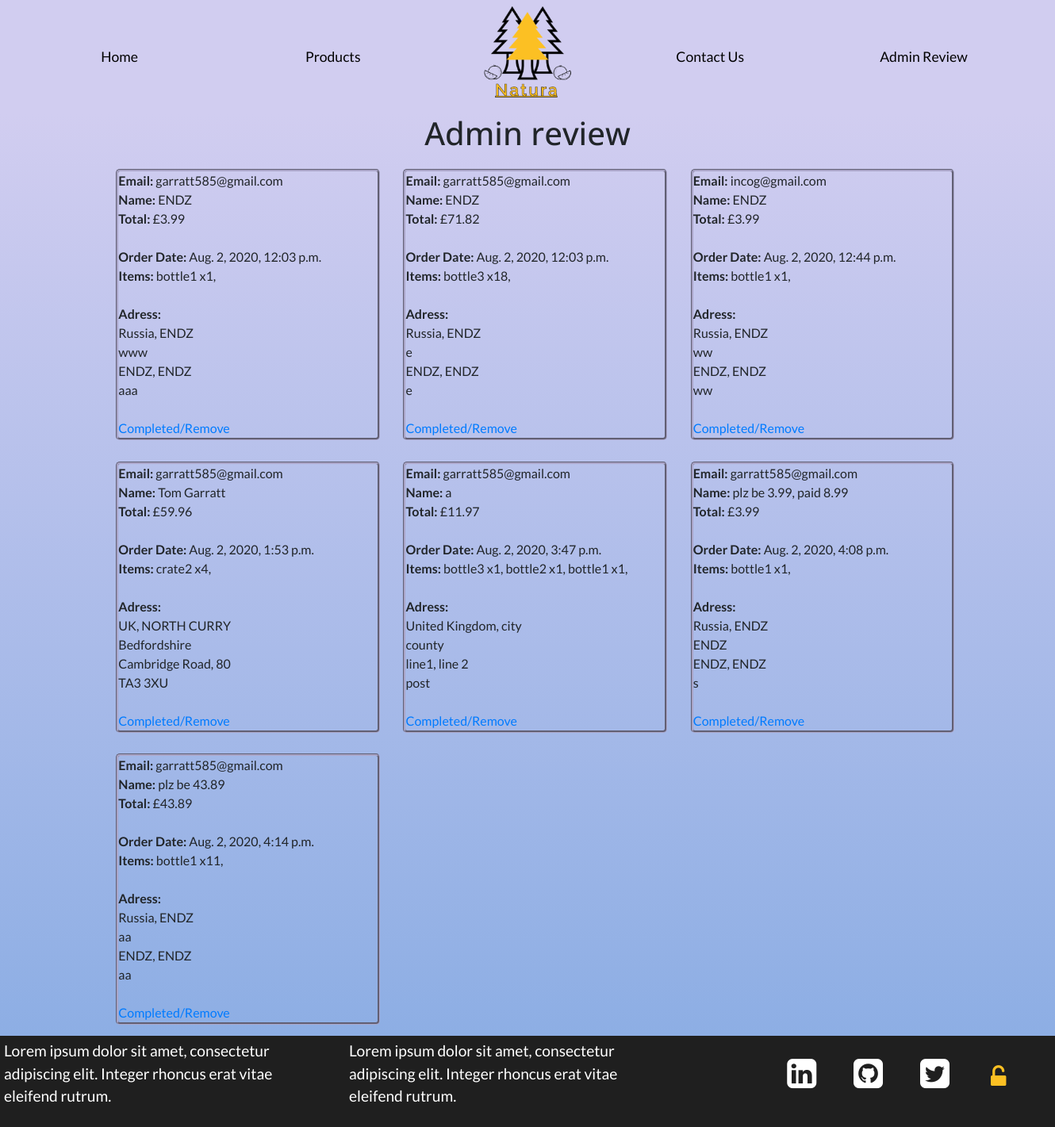
The page /admin_review (signed in) on the database its author committed.
### cart/models.py (models this page shows, shortened)
class CheckoutUserInfo(models.Model):
    user_email = models.EmailField(verbose_name='E-mail', max_length=30)
    user_name = models.CharField(verbose_name='Full name', max_length=60)
    user_country = models.CharField(verbose_name='Country', max_length=60)
    user_city = models.CharField(verbose_name='City', max_length=60)
    user_line1 = models.CharField(verbose_name='Address line 1', max_length=60)
    user_line2 = models.CharField(verbose_name='Address line 2', max_length=60)
    user_postcode = models.CharField(verbose_name='Postcode', max_length=60)
    user_countystate = models.CharField(verbose_name='County/State', max_length=60)
    user_price_total = models.DecimalField(max_digits=10, default=0, decimal_places=2)
    user_items = models.CharField(default="", max_length=1000)
    order_date = models.DateTimeField(
        blank=True, null=True, default=timezone.now)

### admin_review/views.py (the view)
# urls.py: path(r'admin_review', admin_review, name='admin_review'),
@staff_member_required(login_url='sign_in')
def admin_review(request):
    all_checkoutuserinfo = CheckoutUserInfo.objects.all()
    return render(request, "../templates/admin_review.html",
        {"all_checkoutuserinfo": all_checkoutuserinfo})

### templates/admin_review.html (shortened to what this page needs)
{%extends "base.html"%}
{%block heading%}
Admin review
{%endblock%}
{%block content%}
    <div class="order-list">
        {%for all_checkoutuserinfo in all_checkoutuserinfo%}
            <div class="order">
                <div>
                    <b>Email:  </b>{{all_checkoutuserinfo.user_email}}
                </div>
                <div>
                    <b>Name:  </b>{{all_checkoutuserinfo.user_name}}
                </div>
                <div>
                    <b>Total:  </b>£{{all_checkoutuserinfo.user_price_total}}
                </div>
                <br>
                <div>
                    <b>Order Date:  </b>{{all_checkoutuserinfo.order_date}}
                </div>
                <div>
                    <b>Items:  </b>{{all_checkoutuserinfo.user_items}}
                </div>
                <br>
                <div>
                    <div><b>Adress: </b></div>
                    <div>{{all_checkoutuserinfo.user_country}}, {{all_checkoutuserinfo.user_city}}</div>
                    <div>{{all_checkoutuserinfo.user_countystate}}</div>
                    <div>{{all_checkoutuserinfo.user_line1}}, {{all_checkoutuserinfo.user_line2}}</div>
                    <div>{{all_checkoutuserinfo.user_postcode}}</div>
                </div>
                <br>
                <div>
                    <a href="{% url 'infopk_delete' all_checkoutuserinfo.id %}">Completed/Remove</a>
                </div>
            </div>
        {%endfor%}
    </div>
{%endblock%}

### static/css/main.css (style rules this page uses)
body { font-family: 'Lato', sans-serif; height: 100% !important; }
.order { margin: 1%; border: rgb(169, 164, 199) 3px groove; border-radius: 5px; display: inline-block; width: 25%; }
.order-list { width: 100%; margin: auto; margin-left: 10%; margin-right: 9%; }

### rows shown on the page
CheckoutUserInfo: user_email "garratt585@gmail.com", user_name "ENDZ", user_price_total "3.99", order_date "Aug. 2, 2020, 12:03 p.m.", user_items "bottle1 x1,", user_country "Russia", user_city "ENDZ", user_countystate "www", user_line1 "ENDZ", user_line2 "ENDZ", user_postcode "aaa"
CheckoutUserInfo: user_email "garratt585@gmail.com", user_name "ENDZ", user_price_total "71.82", order_date "Aug. 2, 2020, 12:03 p.m.", user_items "bottle3 x18,", user_country "Russia", user_city "ENDZ", user_countystate "e", user_line1 "ENDZ", user_line2 "ENDZ", user_postcode "e"
CheckoutUserInfo: user_email "incog@gmail.com", user_name "ENDZ", user_price_total "3.99", order_date "Aug. 2, 2020, 12:44 p.m.", user_items "bottle1 x1,", user_country "Russia", user_city "ENDZ", user_countystate "ww", user_line1 "ENDZ", user_line2 "ENDZ", user_postcode "ww"
CheckoutUserInfo: user_email "garratt585@gmail.com", user_name "Tom Garratt", user_price_total "59.96", order_date "Aug. 2, 2020, 1:53 p.m.", user_items "crate2 x4,", user_country "UK", user_city "NORTH CURRY", user_countystate "Bedfordshire", user_line1 "Cambridge Road", user_line2 "80", user_postcode "TA3 3XU"
CheckoutUserInfo: user_email "garratt585@gmail.com", user_name "a", user_price_total "11.97", order_date "Aug. 2, 2020, 3:47 p.m.", user_items "bottle3 x1, bottle2 x1, bottle1 x1,", user_country "United Kingdom", user_city "city", user_countystate "county", user_line1 "line1", user_line2 "line 2", user_postcode "post"
CheckoutUserInfo: user_email "garratt585@gmail.com", user_name "plz be 3.99, paid 8.99", user_price_total "3.99", order_date "Aug. 2, 2020, 4:08 p.m.", user_items "bottle1 x1,", user_country "Russia", user_city "ENDZ", user_countystate "ENDZ", user_line1 "ENDZ", user_line2 "ENDZ", user_postcode "s"
CheckoutUserInfo: user_email "garratt585@gmail.com", user_name "plz be 43.89", user_price_total "43.89", order_date "Aug. 2, 2020, 4:14 p.m.", user_items "bottle1 x11,", user_country "Russia", user_city "ENDZ", user_countystate "aa", user_line1 "ENDZ", user_line2 "ENDZ", user_postcode "aa"
